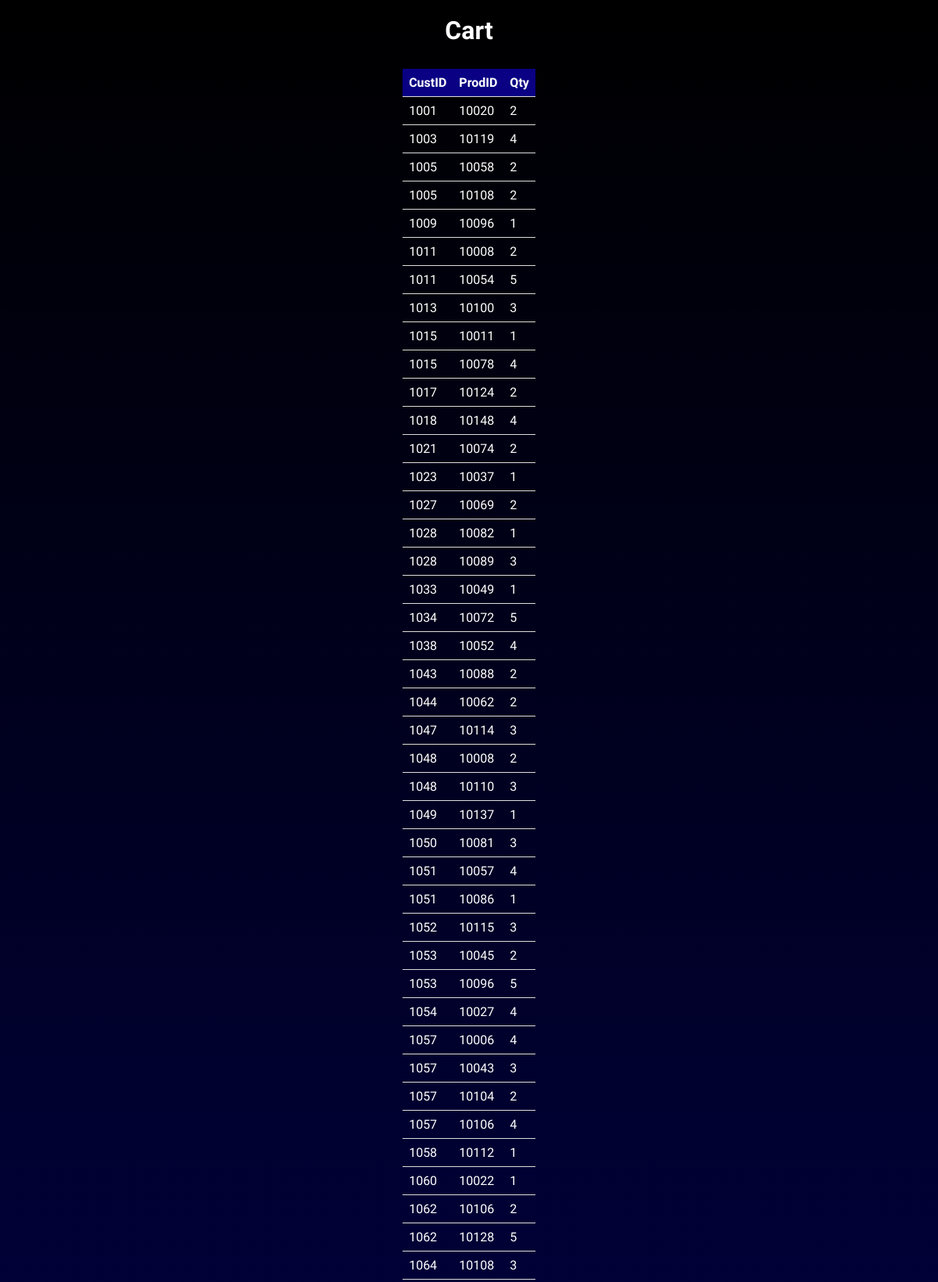
Page /html_files/tables/cart.php (upper part) on the committed database.
### tables this page shows
CREATE TABLE IF NOT EXISTS Cart (
        CustID INT NOT NULL,
        ProdID INT NOT NULL,
        Qty INT,
        PRIMARY KEY (CustID, ProdID),
        FOREIGN KEY (CustID) REFERENCES Customers(CustID) ON DELETE CASCADE,
        FOREIGN KEY (ProdID) REFERENCES Inventory(ProdID) ON DELETE CASCADE,
        CONSTRAINT QtyCheck CHECK (Qty > 0)
    );

### html_files/tables/cart.php (the view, shortened to what this page needs)
<!DOCTYPE html>
<html>
<head>
    <link rel="stylesheet" href="../style.css">
</head>
<body>
    <h2>Cart</h2>
    <table>
        <tr>
            <th>CustID</th>
            <th>ProdID</th>
            <th>Qty</th>
        </tr>
        <?php
            $servername = "localhost";
            $username = "root";
            $password = "root";
            $dbname = "bumper_bazaar";
            $conn = new mysqli($servername, $username, $password, $dbname);
            $sql = "SELECT * FROM cart";
            $result = $conn->query($sql);
            while ($row = $result->fetch_assoc()) {
                echo "<tr>";
                echo "<td>".$row['CustID']."</td>";
                echo "<td>".$row['ProdID']."</td>";
                echo "<td>".$row['Qty']."</td>";
                echo "</tr>";
            }
        ?>
    </table>
</body>
</html>

### html_files/style.css (style rules this page uses)
* { margin: 10px; padding: 0; font-family: Ubuntu, Consolas; color: white; }
body { background: -webkit-linear-gradient(black, rgb(1, 1, 126)); background-size: cover; background-repeat: no-repeat; background-attachment: fixed; }
h2 { text-align: center; margin-bottom: 30px; font-size: 2rem; }
table { margin: auto; border-collapse: collapse; }
th, td { padding: 8px; text-align: left; border-bottom: 1px solid #ddd; }
th { background-color: #090083; }

### rows in the picture
cart: CustID "1001", ProdID "10020", Qty "2"
cart: CustID "1003", ProdID "10119", Qty "4"
cart: CustID "1005", ProdID "10058", Qty "2"
cart: CustID "1005", ProdID "10108", Qty "2"
cart: CustID "1009", ProdID "10096", Qty "1"
cart: CustID "1011", ProdID "10008", Qty "2"
cart: CustID "1011", ProdID "10054", Qty "5"
cart: CustID "1013", ProdID "10100", Qty "3"
cart: CustID "1015", ProdID "10011", Qty "1"
cart: CustID "1015", ProdID "10078", Qty "4"
cart: CustID "1017", ProdID "10124", Qty "2"
cart: CustID "1018", ProdID "10148", Qty "4"
cart: CustID "1021", ProdID "10074", Qty "2"
cart: CustID "1023", ProdID "10037", Qty "1"
cart: CustID "1027", ProdID "10069", Qty "2"
cart: CustID "1028", ProdID "10082", Qty "1"
cart: CustID "1028", ProdID "10089", Qty "3"
cart: CustID "1033", ProdID "10049", Qty "1"
cart: CustID "1034", ProdID "10072", Qty "5"
cart: CustID "1038", ProdID "10052", Qty "4"
cart: CustID "1043", ProdID "10088", Qty "2"
cart: CustID "1044", ProdID "10062", Qty "2"
cart: CustID "1047", ProdID "10114", Qty "3"
cart: CustID "1048", ProdID "10008", Qty "2"
cart: CustID "1048", ProdID "10110", Qty "3"
cart: CustID "1049", ProdID "10137", Qty "1"
cart: CustID "1050", ProdID "10081", Qty "3"
cart: CustID "1051", ProdID "10057", Qty "4"
cart: CustID "1051", ProdID "10086", Qty "1"
cart: CustID "1052", ProdID "10115", Qty "3"
cart: CustID "1053", ProdID "10045", Qty "2"
cart: CustID "1053", ProdID "10096", Qty "5"
cart: CustID "1054", ProdID "10027", Qty "4"
cart: CustID "1057", ProdID "10006", Qty "4"
cart: CustID "1057", ProdID "10043", Qty "3"
cart: CustID "1057", ProdID "10104", Qty "2"
cart: CustID "1057", ProdID "10106", Qty "4"
cart: CustID "1058", ProdID "10112", Qty "1"
cart: CustID "1060", ProdID "10022", Qty "1"
cart: CustID "1062", ProdID "10106", Qty "2"
cart: CustID "1062", ProdID "10128", Qty "5"
cart: CustID "1064", ProdID "10108", Qty "3"
